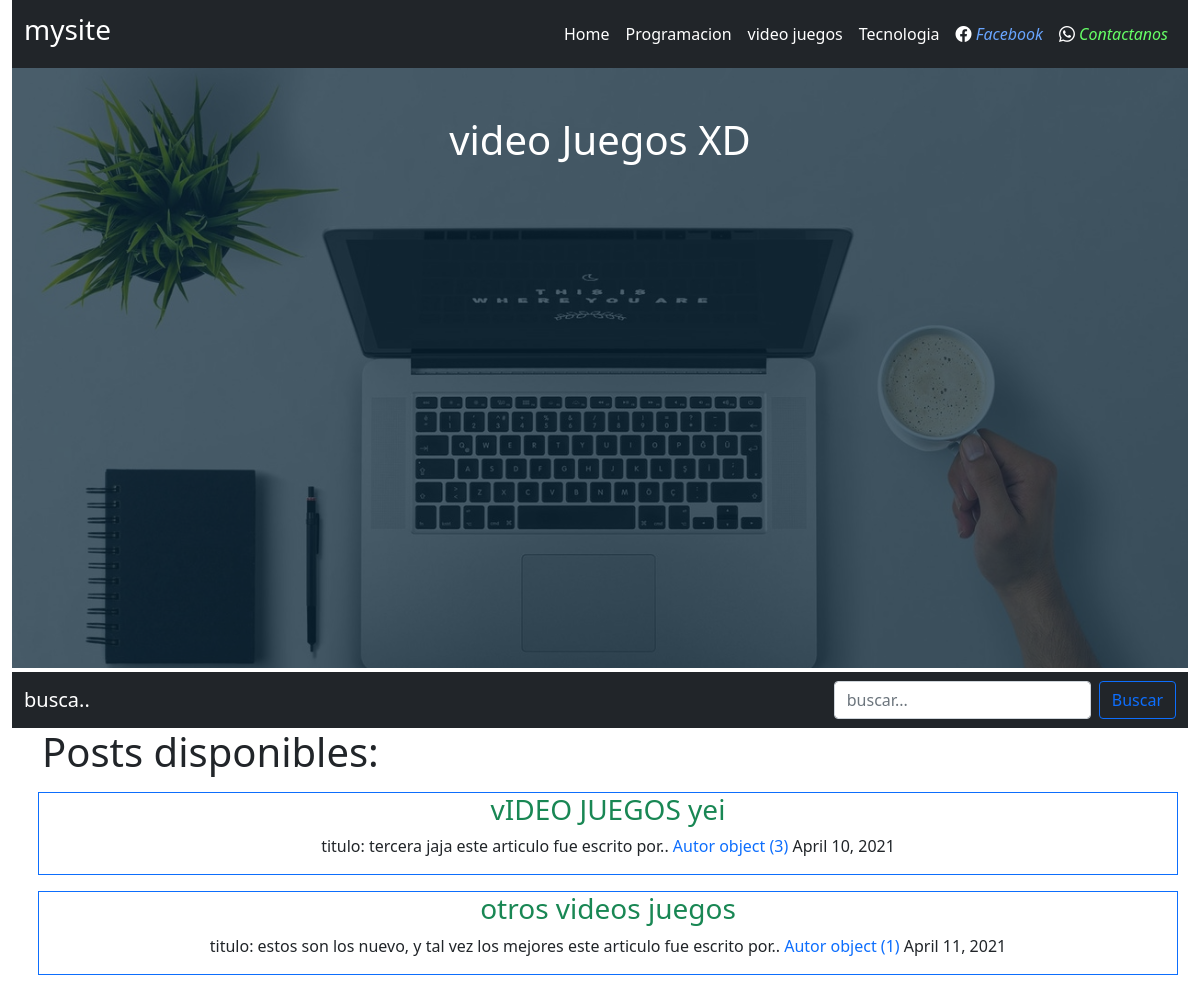
Page /videojuegos/ on the committed database.
### home/models.py (models this page shows, shortened)
class Post(models.Model):
    id=models.AutoField(primary_key=True)
    titulo=models.CharField('titulo',max_length=40,blank=False,null=False)
    slug=models.CharField('slug',max_length=100,null=False,blank=False)
    descropcion=models.CharField('descripcion',max_length=110,null=False,blank=False)
    contenido=RichTextField('contenido')
    imagen=models.URLField(max_length=250,blank=False,null=False)
    autor=models.ForeignKey(Autor,on_delete=models.CASCADE)
    categoria=models.ForeignKey(Categoria,on_delete=models.CASCADE)
    estado=models.BooleanField('publico/no publico',default=True)
    fecha_creacion=models.DateField('fecha_creacion',auto_now=False,auto_now_add=True)
    class Meta:
        verbose_name='post'
        verbose_name_plural='posts'

class Autor(models.Model):
    id=models.AutoField(primary_key=True)
    nombre=models.CharField('nombre del autor',max_length=255, null=False, blank=False)
    apellidos=models.CharField('apellidos del autor', max_length=300, null=False,blank=False)
    facebook=models.URLField('facebook', null=True,blank=True)
    email=models.EmailField('correo del autor', blank=False,null=False)
    estado=models.BooleanField('autor activo/no activo', default=True)
    fecha_creacion=models.DateField('fecha de creacion autor',auto_now=False,auto_now_add=True)
    class Meta:
        verbose_name = 'autor'
        verbose_name_plural = 'autores'

### home/views.py (the view, shortened to what this page needs)
# urls.py: path('videojuegos/',views.VideoJuegos,name='VJ'),
def VideoJuegos(request):
    query=request.GET.get("buscar")#buscar
    post_videojuego=Post.objects.filter(estado = True, categoria=Categoria.objects.get(nombre__iexact = 'video juegos'))
    context={
         'titulo':'video Juegos XD',
         'post':post_videojuego
    }
    return render(request,'videoJuegos.html',context)

### templates/videoJuegos.html (shortened to what this page needs)
{% extends 'layaut.html' %}
{% block textoCentral %}
<h1>{{titulo}}</h1>
{% endblock textoCentral %}
{% block busqueda %}
<div class="container-fluid">
  <nav class="navbar navbar-dark bg-dark mt-1">
      <div class="container-fluid">
          <a class="navbar-brand">busca..</a>
          <form class="d-flex" method="GET">
              <input  id="busqueda" class="form-control me-2" type="text" placeholder="buscar..." aria-label="Search" name="buscar" value="{{request.GET.buscar}}">
              <button class="btn btn-outline-primary" type="submit">Buscar</button>
          </form>
      </div>
    </nav>
    </div>
{% endblock busqueda %}
{% block container %}
<div class="container">
    <div class="row">
    {% if post %}
      <h1>Posts disponibles: </h1>
      {% for card in post %}
      <div class="col-lg-12 border border-primary text-center text-success m-2">
      <h3>{{card.titulo}}</h1>
        <p class="text-dark">titulo: {{card.descropcion}}
          este articulo fue escrito por..
          <span class="text-primary">{{card.autor}}</span>
          {{card.fecha_creacion}}
        </p>
      </div>
      {% endfor %}
    {% else %}
          <h1>no existen post!!</h1>
    {% endif %}
      </div>
    </div>
{% endblock container %}

### rows in the picture
Post: titulo "vIDEO JUEGOS yei", descropcion "tercera jaja", autor "Autor object (3)", fecha_creacion "April 10, 2021"
Post: titulo "otros videos juegos", descropcion "estos son los nuevo, y tal vez los mejores", autor "Autor object (1)", fecha_creacion "April 11, 2021"

### other values in the picture
{{ titulo }} "video Juegos XD"
